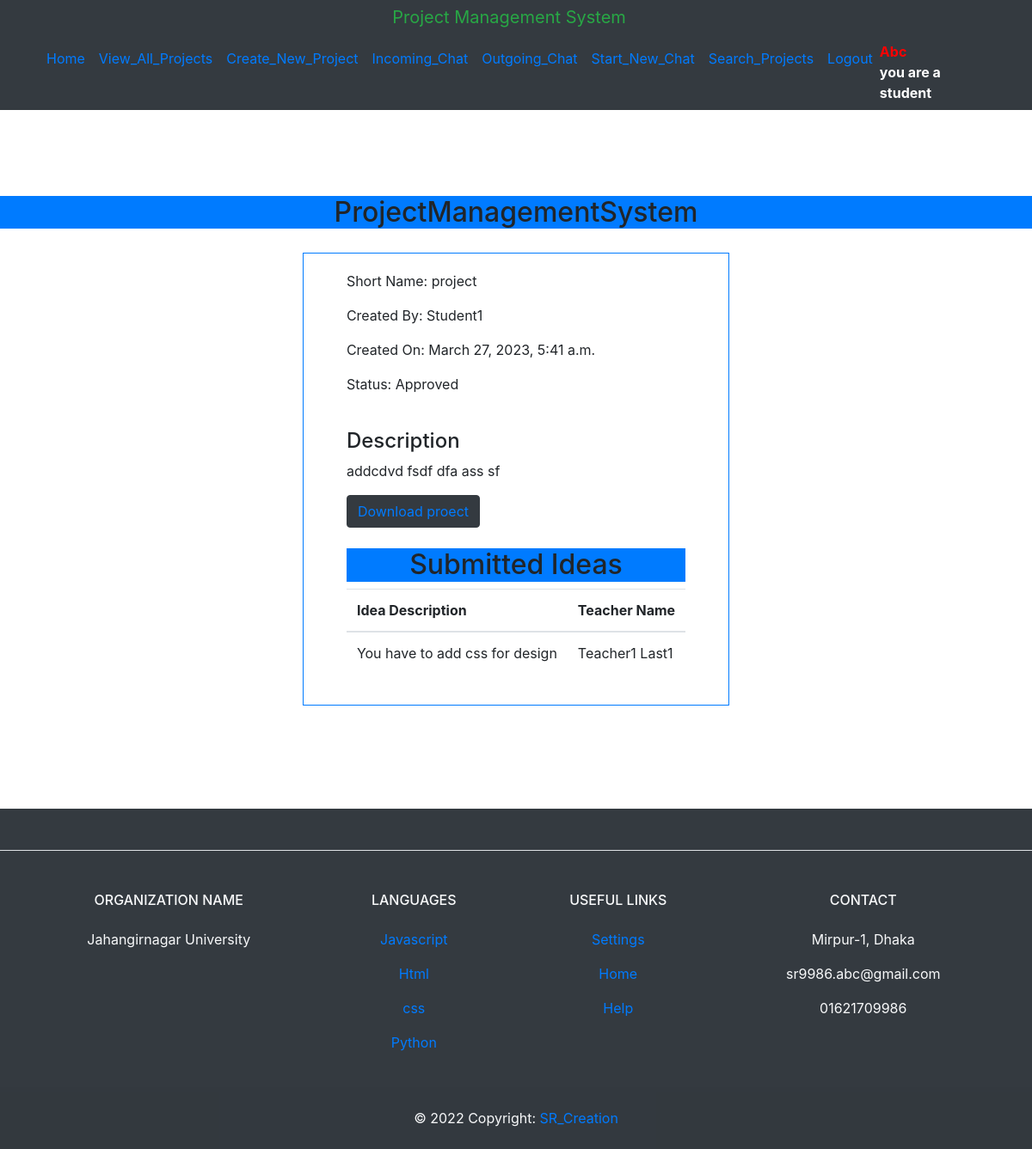
Screenshot of /project/ (signed in) with the database file from the repository.
### Backend_Management_App/models.py (models this page shows)
class User(AbstractUser):
    USER_TYPE_CHOICES = (
        ('teacher', 'Teacher'),
        ('student', 'Student'),
    )
    user_type = models.CharField(
        max_length=10,
        choices=USER_TYPE_CHOICES,
        blank=True,
        null=True,
    )
    groups = models.ManyToManyField(
        Group,
        verbose_name=_('groups'),
        blank=True,
        related_name='backend_management_users_groups',
        related_query_name='user',
        help_text=_('The groups this user belongs to. A user will get all permissions '
                    'granted to each of their groups.'),
    )
    user_permissions = models.ManyToManyField(
        Permission,
        verbose_name=_('user permissions'),
        blank=True,
        related_name='backend_management_users_permissions',
        related_query_name='user',
        help_text=_('Specific permissions for this user.'),
    )

class Project(models.Model):
    name = models.CharField(max_length=255)
    short_name = models.CharField(max_length=50, unique=True)
    description = models.TextField()
    file = models.FileField(upload_to='projects')
    approved = models.BooleanField(default=False)
    status_data = ((1, "APPROVED"), (2, "REJECTED"), (0, "PENDING"))
    status = models.CharField(default=0, choices=status_data, max_length=20)
    teacher = models.ForeignKey(User, on_delete=models.CASCADE, related_name='projects', null=True , limit_choices_to={'is_teacher': True})
    students = models.ForeignKey(User, on_delete=models.CASCADE, related_name='student_projects', blank=True)
    created_at = models.DateTimeField(auto_now_add=True)
    updated_at = models.DateTimeField(auto_now=True)

class Idea(models.Model):
    project = models.ForeignKey(Project, on_delete=models.CASCADE, related_name='ideas')
    teacher = models.ForeignKey(User, on_delete=models.CASCADE, related_name='ideas')
    description = models.TextField()
    created_at = models.DateTimeField(auto_now_add=True)
    updated_at = models.DateTimeField(auto_now=True)

### Backend_Management_App/views.py (the view)
# urls.py: path('<slug:short_name>/', views.project_detail, name='project_detail'),
@login_required
def project_detail(request, short_name):
    project = get_object_or_404(Project, short_name=short_name)
    """if not project.approved and project.teacher != request.user and project.students.filter(id=request.user.id).count() == 0:
        raise PermissionDenied('This project has not been approved yet.')"""
    if request.method == 'POST':
        form = CommentForm(request.POST)
        if form.is_valid():
            comment = form.save(commit=False)
            comment.project = project
            comment.author = request.user
            comment.save()
            messages.success(request, 'Your comment has been posted.')
            return redirect('project_detail', short_name=project.short_name)
    else:
        form = CommentForm()
    comments = Comment.objects.filter(project=project)
    context = {'project': project, 'form': form, 'comments': comments}
    return render(request, 'project_detail.html', context)

### templates/project_detail.html (shortened to what this page needs)
{% extends 'base.html' %}
{% block content %}
  <h2 class="text-center bg-primary">{{ project.name }}</h2>
  <div class="card-body" >
      <div class="row justify-content-md-center ">
        <div class="col-md-auto border border-primary" style="padding: 20px 50px ">
  <p>Short Name: {{ project.short_name }}</p>
  <p>Created By: {{ project.students }}</p>
  <p>Created On: {{ project.created_at }}</p>
  {% if project.status == "0" %}
    <p>Status: Pending Approval</p>
    {% if user.is_authenticated and user.user_type == "teacher" %}
      <form action="{% url 'approve_project' short_name=project.short_name %}" method="post">
        {% csrf_token %}
        <button type="submit" class="btn btn-primary">Approve</button>
      </form>
      <br>
    {% endif %}
  {% elif project.status == "1" %}
    <p>Status: Approved</p>
  {% else %}
    <p>Status: Rejected</p>
  {% endif %}
  <br>
  <h4> Description </h4>
  <p>{{ project.description }}</p>
  <button class="btn btn-dark"><a href="{{ project.file }}">Download proect</a></button>
  <br>
  <br>
  <h2 class="text-center bg-primary">Submitted Ideas</h2>
  {% if project.ideas.count > 0 %}
  <table class="table">
    <thead>
      <tr>
        <th>Idea Description</th>
        <th>Teacher Name</th>
      </tr>
    </thead>
      {% for idea in project.ideas.all %}
      <tr>
        <td>{{ idea.description }}</td>
        <td>{{ idea.teacher.get_full_name }}</td>
      </tr>
      {% endfor %}
    </table>
  {% else %}
    <p>No ideas have been submitted for this project yet.</p>
  {% endif %}
</div>
</div>
</div>
{% endblock %}

### templates/base.html (shortened to what this page needs)
<!DOCTYPE html>
<html lang="en">
<head>
    <link rel="stylesheet" href="https://maxcdn.bootstrapcdn.com/bootstrap/4.0.0/css/bootstrap.min.css">
</head>
<body>
    <header class="bg-dark" style="margin-bottom: 100px">
      <div class="text-center"><a class="navbar-brand text-success" href="#">Project Management System</a></div>
        <nav class="navbar navbar-expand-lg container ">
            <div class="collapse navbar-collapse justify-content-center" id="navbarNav">
                <ul class="navbar-nav">
                    <li class="nav-item">
                        <a class="nav-link" href="{% url 'home' %}">Home</a>
                    </li>
                    <li class="nav-item">
                        <a class="nav-link" href="{% url 'project_list' %}">View_All_Projects</a>
                    </li>
                    {% if user.is_authenticated and user.user_type == "student" %}
                    <li class="nav-item">
                        <a class="nav-link" href="{% url 'create_project' %}">Create_New_Project</a>
                    </li>
                    <li class="nav-item">
                        <a class="nav-link" href="{% url 'inbox' %}">Incoming_Chat</a>
                    </li>
                    <li class="nav-item">
                        <a class="nav-link" href="{% url 'sent' %}">Outgoing_Chat</a>
                    </li>
                    <li class="nav-item">
                        <a class="nav-link" href="{% url 'send_message' user.username %}">Start_New_Chat</a>
                    </li>
                    {% endif %}
                    <li class="nav-item">
                        <a class="nav-link" href="{% url 'search_project' %}">Search_Projects</a>
                    </li>
                    {% if user.is_authenticated %}
                    <li class="nav-item">
                      <a class="nav-link" href="{% url 'logout' %}">Logout</a>
                    </li>
                    <li class="nav-item" style="">
                        <b style="color:Red">{{ user.username }}</b> <br> <b style="color:white">you are a {{ user.user_type }}</b>
                    </li>
                    {% else %}
                <li class="nav-item"><a class="nav-link" href="{% url 'register' %}">Register</a></li>
                <li class="nav-item"><a class="nav-link" href="{% url 'login' %}">Login</a></li>
            {% endif %}
        </ul>
    </header>
    <main>
        {% block content %}{% endblock %}
    </main>
    <footer class="text-center text-lg-start bg-dark text-light" style="margin-top: 100px">
        <section class="d-flex justify-content-center justify-content-lg-between p-4 border-bottom">
        </section>
        <section class="">
          <div class="container text-center text-md-start mt-5">
            <div class="row mt-3">
              <div class="col-md-3 col-lg-4 col-xl-3 mx-auto mb-4">
                <h6 class="text-uppercase fw-bold mb-4">
                  Organization Name
                </h6>
                <p align="center">
                  Jahangirnagar University
                </p>
              </div>
              <div class="col-md-2 col-lg-2 col-xl-2 mx-auto mb-4">
                <h6 class="text-uppercase fw-bold mb-4">
                  Languages
                </h6>
                <p>
                  <a href="#!" class="text-reset">Javascript</a>
                </p>
                <p>
                  <a href="#!" class="text-reset">Html</a>
                </p>
                <p>
                  <a href="#!" class="text-reset">css</a>
                </p>
                  <p>
                  <a href="#" class="text-reset">Python</a>
                </p>
              </div>
              <div class="col-md-3 col-lg-2 col-xl-2 mx-auto mb-4">
                <h6 class="text-uppercase fw-bold mb-4">
                  Useful links
                </h6>
                <p>
                  <a href="#!" class="text-reset">Settings</a>
                </p>
                <p>
                  <a href="#!" class="text-reset">Home</a>
                </p>
                <p>
                  <a href="#!" class="text-reset">Help</a>
                </p>
              </div>
              <div class="col-md-4 col-lg-3 col-xl-3 mx-auto mb-md-0 mb-4">
                <h6 class="text-uppercase fw-bold mb-4">Contact</h6>
                <p> Mirpur-1, Dhaka</p>
                <p>
                  sr9986.abc@gmail.com
                </p>
                <p> 01621709986</p>
              </div>
            </div>
          </div>
        </section>
        <div class="text-center p-4" style="background-color: rgba(0, 0, 0, 0.025);">
          © 2022 Copyright:
          <a class="text-reset fw-bold" href="#">SR_Creation</a>
        </div>
      </footer>
</body>
</html>

### rows the page displays
User: username "Abc", user_type "student"
Project: name "ProjectManagementSystem", short_name "project", students "Student1", created_at "March 27, 2023, 5:41 a.m.", description "addcdvd fsdf dfa ass sf"
Idea: description "You have to add css for design", teacher.get_full_name "Teacher1 Last1"
